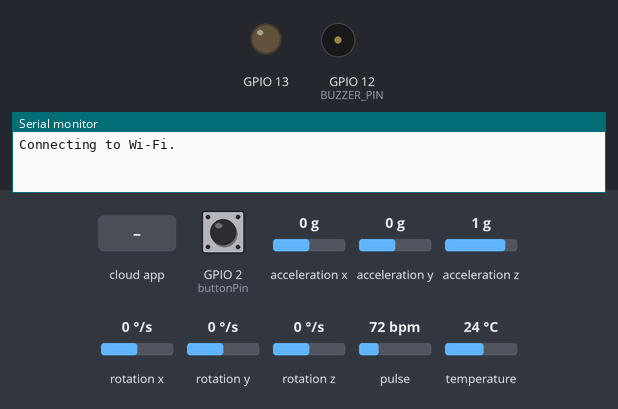
Bench run of a program on a simulated ESP32. On the bench: output pins drawn as LEDs (lit = HIGH), buzzer (waves = sounding, pin HIGH), the last lines printed to the serial monitor. The test bench sets the inputs (shaded band); at power-on: GPIO 2 (buttonPin) HIGH, acceleration x 0 g, acceleration y 0 g, acceleration z 1 g, rotation x 0 °/s, rotation y 0 °/s, rotation z 0 °/s, pulse 72 bpm, temperature 24 °C. WiFi joins after 1.5 s; servers stay silent unless stated; network time is answered at once with the bench clock; the local clock reads 2024-03-15 10:24:30 at power-on unless the program sets it; the Firebase database answers and starts empty.

Above: at 0.1 s.
At 2.7 s:
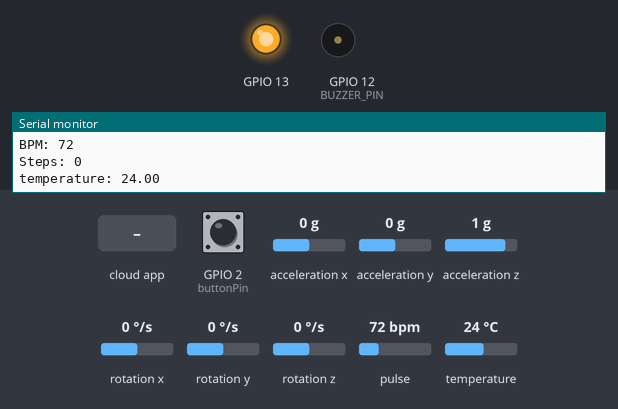
2.8 s: the phone or cloud app sets medAlarm to 1
At 6.2 s:
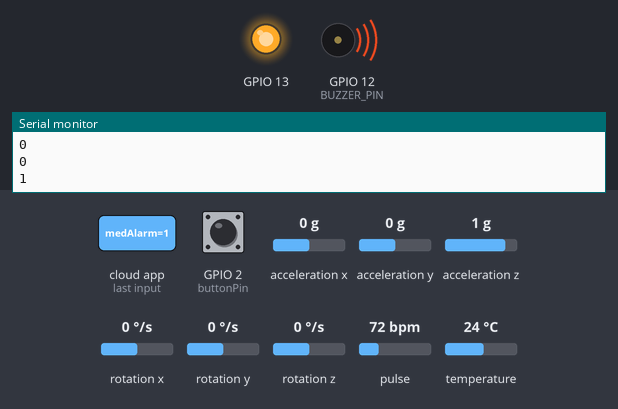
6.9 s: GPIO 2 (buttonPin) pulled LOW for 3.2 s
Timing chart, 0 to 9.9 s (numbered marks = the images above; inputs shaded):
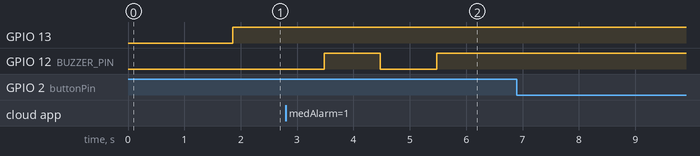

Measured:
- after the input at 2.8 s, GPIO 12 (BUZZER_PIN): LOW → HIGH after 0.68 s, → LOW 1.0 s later, → HIGH 1.0 s later

The program:

main.cpp
```cpp
#include <Arduino.h>
#include <WiFi.h>
#include <NTPClient.h>
#include <PulseSensorPlayground.h>
#include <Firebase_ESP_Client.h>
#include "addons/TokenHelper.h"
#include "addons/RTDBHelper.h"

#include <Wire.h>
#include <MPU6050.h>
#include <I2Cdev.h>

#define WIFI_SSID "realme 10"
#define WIFI_PASSWORD "hadjer1234"

#define API_KEY "AIzaSyDx3yxXpJ0hmZpuS2mBhqJ9TQvXJ7-NeMo"
#define DATABASE_URL "https://help-f62ac-default-rtdb.europe-west1.firebasedatabase.app"
#define BUZZER_PIN 12

FirebaseData fbdo;
FirebaseAuth auth;
FirebaseConfig config;

unsigned long sendDataPrevMillis = 0;
bool signupOK = false;

const long gmtOffset_sec = 3600; // GMT offset in seconds (1 hour)
const int daylightOffset_sec = 0;

const int PulseWire = 34;       // Signal pin connected to A0
const int LED13 = 13;           // On-board LED
int Threshold = 550;


WiFiUDP ntpUDP;
NTPClient timeClient(ntpUDP, "pool.ntp.org", gmtOffset_sec, daylightOffset_sec);
PulseSensorPlayground pulseSensor;         // Determine signal threshold
MPU6050 mpu;


int stepCount = 0;
int lastAccelY = 0;
const int buttonPin = 2; // GPIO2

int counter = 0;
bool lastButtonState = HIGH; // Assume button is not pressed initially
bool buttonState; // Current state of the button
unsigned long lastDebounceTime = 0; // Time of last button state change
unsigned long debounceDelay = 50;

void setup() {
  Serial.begin(9600);
  Wire.begin();
  mpu.initialize();

  WiFi.begin(WIFI_SSID, WIFI_PASSWORD);
  Serial.print("Connecting to Wi-Fi");
  while (WiFi.status() != WL_CONNECTED) {
    Serial.print(".");
    delay(300);
  }
  Serial.println();
  Serial.print("Connected with IP: ");
  Serial.println(WiFi.localIP());
  Serial.println();

  config.api_key = API_KEY;
  config.database_url = DATABASE_URL;

  if (Firebase.signUp(&config, &auth, "", "")) {
    Serial.println("Authentication OK");
    signupOK = true;
  } else {
    Serial.printf("Authentication failed: %s\n", config.signer.signupError.message.c_str());
  }

  config.token_status_callback = tokenStatusCallback;

  Firebase.begin(&config, &auth);
  Firebase.reconnectWiFi(true);

  pulseSensor.analogInput(PulseWire);
  pulseSensor.blinkOnPulse(LED13);
  pulseSensor.setThreshold(Threshold);

  if (pulseSensor.begin()) {
    Serial.println("PulseSensor object created!");
  }
   timeClient.begin();
  timeClient.update();
   pinMode(buttonPin, INPUT_PULLUP);
  pinMode(BUZZER_PIN, OUTPUT);
}

void loop() {
   timeClient.update();

  // Get current time
  int currentHour = timeClient.getHours();
  int currentMinute = timeClient.getMinutes();
  int currentSecond = timeClient.getSeconds();
  bool alarm ;
      if(Firebase.RTDB.getBool(&fbdo, "medAlarm")) {
        alarm = fbdo.intData();
        Serial.println(alarm);
        if(alarm == true){
     digitalWrite(BUZZER_PIN, HIGH);
     delay(1000); // Wait for one second

  // Turn the buzzer off for one second
     digitalWrite(BUZZER_PIN, LOW);
     delay(1000);
     digitalWrite(BUZZER_PIN, HIGH);
     delay(1000);
     alarm = false ;

     Firebase.RTDB.setBool(&fbdo, "medAlarm", alarm) ;
    }
      }
  // Check if it's time to take medicine (between 11:07 and 11:08)
  //if (!medicineTaken && currentHour == 11 && currentMinute >= 7 && currentMinute <= 8) {
    //Serial.println("It's time to take medicine!");
    // Take medicine here...
   // Firebase.RTDB.setBool(&fbdo, "medicineTaken", true); // Set medicine taken flag to true in Firebase
    //medicineTaken = true; // Set medicineTaken flag to true locally


  String currentTime = String(currentHour) + ":" + String(currentMinute)+":" + String(currentSecond);
  Firebase.RTDB.setString(&fbdo, "currentTime", currentTime);

  int myBPM = pulseSensor.getBeatsPerMinute();
  int16_t accelX, accelY, accelZ;
  mpu.getAcceleration(&accelX, &accelY, &accelZ);
  float temperature = mpu.getTemperature() / 340.0 + 36.53;

  if (pulseSensor.sawStartOfBeat()) {
    Serial.println("HeartBeat Detected!");
    Serial.print("BPM: ");
    Serial.println(myBPM);
    Firebase.RTDB.setInt(&fbdo, "heart", myBPM);
    delay(20);
  }

  if (accelY > lastAccelY && accelY > 5000) {
    stepCount++;
  }

  lastAccelY = accelY;

  Serial.print("Steps: ");
  Serial.println(stepCount);
  Serial.print("temperature: ");
  Serial.println(temperature);

  delay(1000);
  bool recieve ;
  if(Firebase.RTDB.getBool(&fbdo, "recieve")) {
        recieve = fbdo.intData();
        Serial.println(recieve); }
  // Send BPM, step count, and temperature to Firebase
  if(recieve == true) {
       Firebase.RTDB.setInt(&fbdo,"heart", myBPM);
  Firebase.RTDB.setInt(&fbdo,"Steps", stepCount);
  Firebase.RTDB.setFloat(&fbdo,"Temperature", temperature);

  }


    // Check if the button state has changed


      int buttonState = digitalRead(buttonPin);
      int total ;
      if(Firebase.RTDB.getInt(&fbdo, "waterSystem/total")) {
        total = fbdo.intData();
        Serial.println(total);
      }
    // Check if the button state is LOW (button pressed)
    if (buttonState == LOW) {
                // Increment the counter only when the button is pressed
                counter++;
                // Print the updated counter value
                Serial.print("Counter: ");
                Serial.println(counter);
                 if (counter == total) {
            // Activate the buzzer for one second
            digitalWrite(BUZZER_PIN, HIGH); // Turn on the buzzer
            delay(1000);                     // Keep the buzzer on for one second
            digitalWrite(BUZZER_PIN, LOW);  // Turn off the buzzer
        }

        // Delay to debounce the button press (optional)
        delay(100);
                Firebase.RTDB.setInt(&fbdo, "waterSystem/pbGlasses", counter);


            }
        }
```
